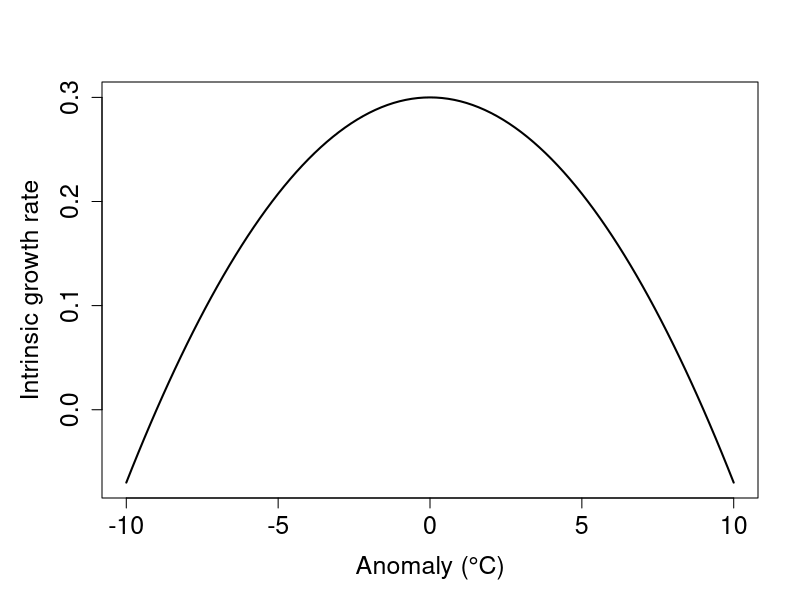
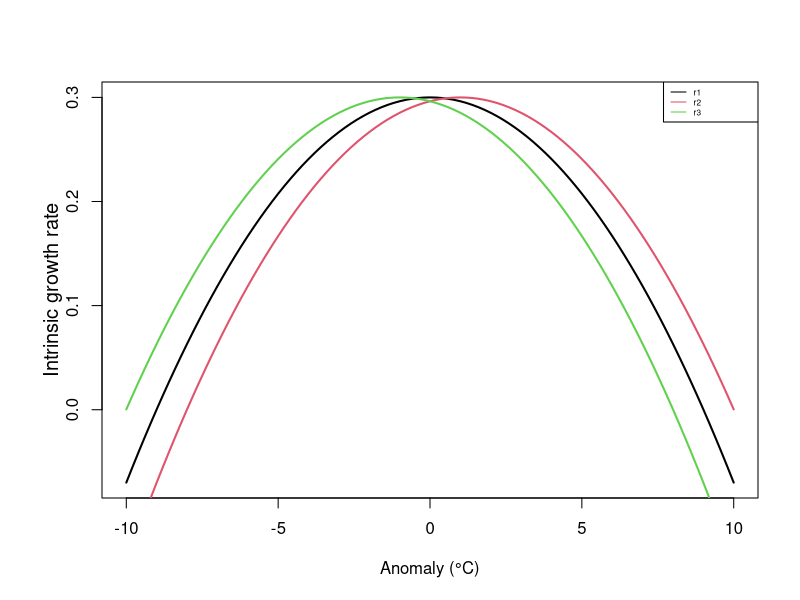
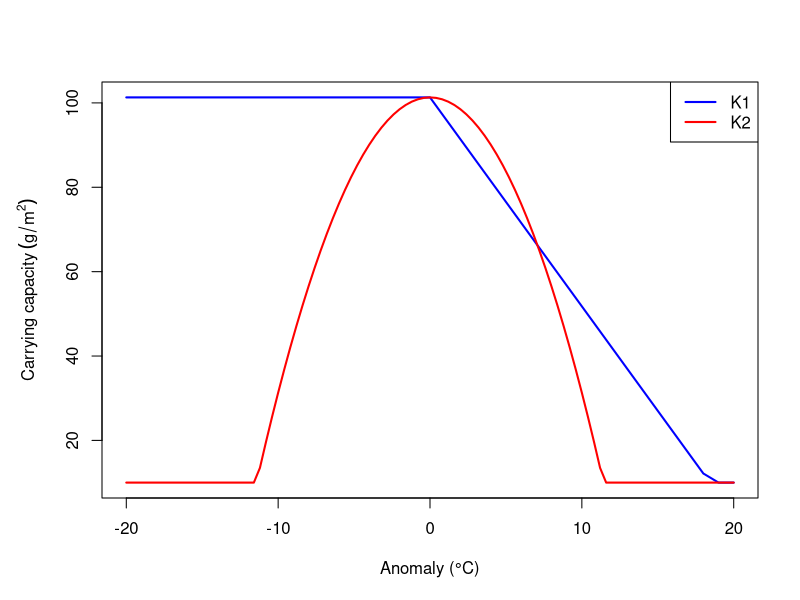

Write the R code that produced these figures, in order.
#SST functions
#This code creates the Figure 1 SST functions

#growth rate plot
#0.3 commonly used as growth rate
#r = 0 when 9 degree difference - nonlethal critical thermal maxima was 36 degrees
#try this function with different optimal temps (that will be calculated in the anomaly part of sst_cmip6.R)
quad_r <- function (x, a=0.3, b=0, c=-0.0037) {
  a + b*x + c*x^2
}

quad_r2 <- function (x, a=0.3, b=0, c=-0.0037) {
  a + b*(x-1) + c*(x-1)^2
}

quad_r3 <- function (x, a=0.3, b=0, c=-0.0037) {
  a + b*(x+1) + c*(x+1)^2
}

par(mar = c(5, 5, 4, 2) + 0.1)  # Adjust the values as needed

curve(quad_r, from = -10, to = 10, xlab = "Anomaly (°C)", ylab = "Intrinsic growth rate", 
      col = 1, cex.lab = 1.5, cex.axis = 1.5, cex.main = 1.5, lwd = 2)

curve(quad_r, from = -10, to = 10, xlab="Anomaly (°C)", ylab = "", col=1, lwd = 2)
curve(quad_r2, from = -10, to = 10, add = TRUE, col=2, lwd = 2)
curve(quad_r3, from = -10, to = 10, add = TRUE, col=3, lwd = 2)
title(ylab= "Intrinsic growth rate", line=2, cex.lab=1.2)
legend("topright", legend=c("r1", "r2", "r3"), col=1:3, lty=1, cex=0.5, text.width = 2)






##Piecewise linear function for K
# Define the linear equation
linear_equation <- function(x) {
  -4.95243768 * x +101.3
}

# Create a function to restrict y between 10 and 101.3
#10 g/m2 is maintained so matter how warm it gets (Darling et al. 2017)
#max carrying capacity set to 101.3 g/m2 (MacNeil et al. 2015)
restricted_y <- function(x) {
  y <- linear_equation(x)
  if (y < 10) {
    y <- 10
  } else if (y > 101.3) {
    y <- 101.3
  }
  return(y)
}

# Test the restricted_y function with a value of x
x_value <- 1
result <- restricted_y(x_value)
cat("For x =", x_value, ", y =", result, "\n")

##quadratic - same points used to establish linear
#max is "current" temp and max K
# 3 degree deviation (2040 temp) associated with 6% decline in max
# Define the quad_K function
quad_K <- function(x, a = 101.3, b = 0, c = -0.7) {
  y <- a + b * x + c * x^2
  y <- ifelse(y < 10, 10, y)
  return(y)
}



# Generate x values
x_values <- seq(-20, 20, by = 1)  # Adjust the range and step size as needed

# Apply the restricted_y function to each x value
y_values <- sapply(x_values, restricted_y)

# Plot the function
par(mar = c(5, 5, 4, 2) + 0.1)

plot(x_values, y_values, type = "l", col = "blue", lwd = 2, 
     xlab = "Anomaly (°C)", ylab = bquote('Carrying capacity'~(g/m^2)))

# Add the quad_K plot on top of the restricted_y plot
# Plot the quad_K function
curve(quad_K, from = -20, to = 20, add=TRUE, col = "red", lwd = 2)

# Add a legend
legend("topright", legend = c("K1", "K2"), col = c("blue", "red"), lwd = 2)



